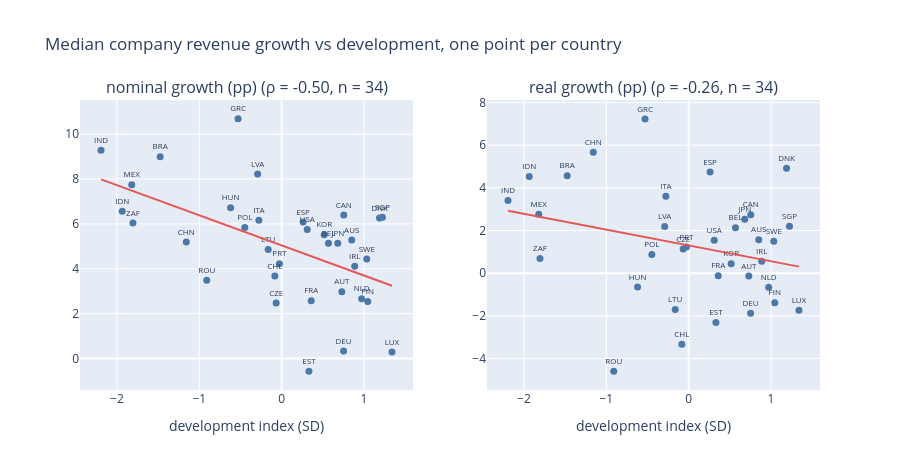

The cell this chart's notebook holds for it:
### Markdown cell above
## 1 · Growth by country
Median revenue growth of each country's companies, before and after removing national inflation, against the development index. If catch-up is real, the real-growth line should still slope downwards.

### Code cell
g = fy.groupby("iso3")
gr = pd.DataFrame({"nominal growth (pp)": g.growth_pp.median(), "real growth (pp)": g.growth_real_pp.median(), "national inflation (%)": g.inflation_now.median(),
                   "national GDP growth (%)": g.gdp_growth_now.median(), "firms with growth": g.apply(lambda d: d.growth_pp.notna().groupby(d.company_id).any().sum())})
gr = gr[gr["firms with growth"] >= MIN_FIRMS].join(country["dev_idx"].rename("development index")).join(dim[["name", "region"]])
fig = make_subplots(rows=1, cols=2, subplot_titles=[f"{c} (ρ = {spearman(gr['development index'], gr[c])[0]:+.2f}, n = {gr[c].notna().sum()})" for c in ["nominal growth (pp)", "real growth (pp)"]])
for k, c in enumerate(["nominal growth (pp)", "real growth (pp)"], 1):
    d = gr[["development index", c]].dropna()
    fig.add_trace(go.Scatter(x=d["development index"], y=d[c], mode="markers+text", text=d.index, textposition="top center", textfont_size=8,
                             marker=dict(size=7, color="#4C78A8"), showlegend=False), row=1, col=k)
    b, a = np.polyfit(d["development index"], d[c], 1); xs = np.array([d["development index"].min(), d["development index"].max()])
    fig.add_trace(go.Scatter(x=xs, y=a + b * xs, mode="lines", line=dict(color="#E45756"), showlegend=False), row=1, col=k)
fig.update_xaxes(title_text="development index (SD)"); fig.update_layout(height=470, title="Median company revenue growth vs development, one point per country")
fig.show()
gr.sort_values("development index").round(2)[["name", "nominal growth (pp)", "real growth (pp)", "national inflation (%)", "national GDP growth (%)", "development index"]]

### Figure 1 — Plotly figure (JSON) as saved in the notebook; plotly's stock layout.template omitted (floating-point values rounded to 4 significant figures)
{"data": [{"marker": {"color": "#4C78A8", "size": 7}, "mode": "markers+text", "showlegend": false, "text": ["AUS", "AUT", "BEL", "BRA", "CAN", "CHL", "CHN", "CZE", "DEU", "DNK", "ESP", "EST", "FIN", "FRA", "GRC", "HUN", "IDN", "IND", "IRL", "ITA", "JPN", "KOR", "LTU", "LUX", "LVA", "MEX", "NLD", "POL", "PRT", "ROU", "SGP", "SWE", "USA", "ZAF"], "textfont": {"size": 8}, "textposition": "top center", "type": "scatter", "x": [0.8511, 0.7307, 0.5686, -1.475, 0.7543, -0.08283, -1.158, -0.06684, 0.7521, 1.189, 0.2604, 0.3312, 1.046, 0.359, -0.5296, -0.6205, -1.936, -2.194, 0.8873, -0.2766, 0.6815, 0.5163, -0.1633, 1.34, -0.2915, -1.821, 0.9713, -0.4477, -0.02715, -0.9098, 1.224, 1.034, 0.3106, -1.806], "xaxis": "x", "y": [5.284, 2.979, 5.136, 8.997, 6.403, 3.679, 5.192, 2.476, 0.3347, 6.267, 6.086, -0.5666, 2.543, 2.573, 10.69, 6.721, 6.568, 9.282, 4.109, 6.163, 5.14, 5.522, 4.864, 0.2896, 8.225, 7.751, 2.661, 5.841, 4.228, 3.485, 6.301, 4.438, 5.752, 6.04], "yaxis": "y"}, {"line": {"color": "#E45756"}, "mode": "lines", "showlegend": false, "type": "scatter", "x": [-2.194, 1.34], "xaxis": "x", "y": [7.989, 3.243], "yaxis": "y"}, {"marker": {"color": "#4C78A8", "size": 7}, "mode": "markers+text", "showlegend": false, "text": ["AUS", "AUT", "BEL", "BRA", "CAN", "CHL", "CHN", "CZE", "DEU", "DNK", "ESP", "EST", "FIN", "FRA", "GRC", "HUN", "IDN", "IND", "IRL", "ITA", "JPN", "KOR", "LTU", "LUX", "LVA", "MEX", "NLD", "POL", "PRT", "ROU", "SGP", "SWE", "USA", "ZAF"], "textfont": {"size": 8}, "textposition": "top center", "type": "scatter", "x": [0.8511, 0.7307, 0.5686, -1.475, 0.7543, -0.08283, -1.158, -0.06684, 0.7521, 1.189, 0.2604, 0.3312, 1.046, 0.359, -0.5296, -0.6205, -1.936, -2.194, 0.8873, -0.2766, 0.6815, 0.5163, -0.1633, 1.34, -0.2915, -1.821, 0.9713, -0.4477, -0.02715, -0.9098, 1.224, 1.034, 0.3106, -1.806], "xaxis": "x2", "y": [1.564, -0.1384, 2.131, 4.568, 2.741, -3.333, 5.666, 1.132, -1.879, 4.925, 4.74, -2.319, -1.391, -0.1234, 7.235, -0.6469, 4.529, 3.403, 0.5569, 3.607, 2.533, 0.4465, -1.702, -1.744, 2.19, 2.757, -0.6647, 0.8703, 1.222, -4.595, 2.204, 1.501, 1.542, 0.6834], "yaxis": "y2"}, {"line": {"color": "#E45756"}, "mode": "lines", "showlegend": false, "type": "scatter", "x": [-2.194, 1.34], "xaxis": "x2", "y": [2.93, 0.3053], "yaxis": "y2"}], "layout": {"annotations": [{"font": {"size": 16}, "showarrow": false, "text": "nominal growth (pp) (ρ = -0.50, n = 34)", "x": 0.225, "xanchor": "center", "xref": "paper", "y": 1, "yanchor": "bottom", "yref": "paper"}, {"font": {"size": 16}, "showarrow": false, "text": "real growth (pp) (ρ = -0.26, n = 34)", "x": 0.775, "xanchor": "center", "xref": "paper", "y": 1, "yanchor": "bottom", "yref": "paper"}], "height": 470, "title": {"text": "Median company revenue growth vs development, one point per country"}, "xaxis": {"anchor": "y", "domain": [0, 0.45], "title": {"text": "development index (SD)"}}, "xaxis2": {"anchor": "y2", "domain": [0.55, 1], "title": {"text": "development index (SD)"}}, "yaxis": {"anchor": "x", "domain": [0, 1]}, "yaxis2": {"anchor": "x2", "domain": [0, 1]}}}
